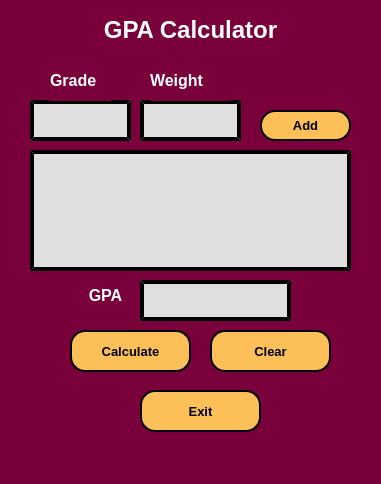
<?xml version="1.0" encoding="UTF-8"?>
<ui version="4.0">
 <class>MainWindow</class>
 <widget class="QMainWindow" name="MainWindow">
  <property name="geometry">
   <rect>
    <x>0</x>
    <y>0</y>
    <width>381</width>
    <height>484</height>
   </rect>
  </property>
  <property name="windowTitle">
   <string>Stock Market Calculator</string>
  </property>
  <property name="styleSheet">
   <string notr="true">background-color: rgb(122, 0, 60);</string>
  </property>
  <widget class="QWidget" name="centralwidget">
   <widget class="QLineEdit" name="lineEdit">
    <property name="geometry">
     <rect>
      <x>30</x>
      <y>100</y>
      <width>101</width>
      <height>41</height>
     </rect>
    </property>
    <property name="font">
     <font>
      <pointsize>10</pointsize>
     </font>
    </property>
    <property name="styleSheet">
     <string notr="true">background-color: rgb(223, 223, 223);
border-style: outset;
border-width: 4px;
border-color: black;
color: black;
padding: 4px;</string>
    </property>
    <property name="maxLength">
     <number>10</number>
    </property>
   </widget>
   <widget class="QLabel" name="label">
    <property name="geometry">
     <rect>
      <x>70</x>
      <y>10</y>
      <width>241</width>
      <height>41</height>
     </rect>
    </property>
    <property name="text">
     <string>&lt;html&gt;&lt;head/&gt;&lt;body&gt;&lt;p align=&quot;center&quot;&gt;&lt;span style=&quot; font-size:18pt; font-weight:600; color:#ffffff;&quot;&gt;GPA Calculator&lt;/span&gt;&lt;/p&gt;&lt;/body&gt;&lt;/html&gt;</string>
    </property>
   </widget>
   <widget class="QLineEdit" name="lineEdit_2">
    <property name="geometry">
     <rect>
      <x>140</x>
      <y>100</y>
      <width>101</width>
      <height>41</height>
     </rect>
    </property>
    <property name="font">
     <font>
      <pointsize>10</pointsize>
     </font>
    </property>
    <property name="styleSheet">
     <string notr="true">background-color: rgb(223, 223, 223);
border-style: outset;
border-width: 4px;
border-color: black;
color: black;
padding: 4px;</string>
    </property>
    <property name="maxLength">
     <number>10</number>
    </property>
   </widget>
   <widget class="QLabel" name="label_2">
    <property name="geometry">
     <rect>
      <x>150</x>
      <y>60</y>
      <width>81</width>
      <height>41</height>
     </rect>
    </property>
    <property name="font">
     <font>
      <pointsize>12</pointsize>
      <weight>75</weight>
      <bold>true</bold>
     </font>
    </property>
    <property name="text">
     <string>&lt;html&gt;&lt;head/&gt;&lt;body&gt;&lt;p&gt;&lt;span style=&quot; color:#ffffff;&quot;&gt;Weight&lt;/span&gt;&lt;/p&gt;&lt;/body&gt;&lt;/html&gt;</string>
    </property>
   </widget>
   <widget class="QLabel" name="label_3">
    <property name="geometry">
     <rect>
      <x>50</x>
      <y>60</y>
      <width>61</width>
      <height>41</height>
     </rect>
    </property>
    <property name="font">
     <font>
      <pointsize>12</pointsize>
      <weight>75</weight>
      <bold>true</bold>
     </font>
    </property>
    <property name="text">
     <string>&lt;html&gt;&lt;head/&gt;&lt;body&gt;&lt;p&gt;&lt;span style=&quot; color:#ffffff;&quot;&gt;Grade&lt;/span&gt;&lt;/p&gt;&lt;/body&gt;&lt;/html&gt;</string>
    </property>
   </widget>
   <widget class="QListWidget" name="listWidget">
    <property name="geometry">
     <rect>
      <x>30</x>
      <y>150</y>
      <width>321</width>
      <height>121</height>
     </rect>
    </property>
    <property name="styleSheet">
     <string notr="true">background-color: rgb(223, 223, 223);
border-style: outset;
border-width: 4px;
border-color: black;
color: black;
padding: 4px;</string>
    </property>
   </widget>
   <widget class="QPushButton" name="add_btn">
    <property name="geometry">
     <rect>
      <x>260</x>
      <y>110</y>
      <width>91</width>
      <height>31</height>
     </rect>
    </property>
    <property name="font">
     <font>
      <pointsize>10</pointsize>
      <weight>75</weight>
      <bold>true</bold>
     </font>
    </property>
    <property name="cursor">
     <cursorShape>PointingHandCursor</cursorShape>
    </property>
    <property name="styleSheet">
     <string notr="true">background-color: rgb(253, 191, 87);
height: 30px;
border-style: outset;
border-width: 2px;
border-radius: 15px;
border-color: black;
padding: 4px;</string>
    </property>
    <property name="text">
     <string>Add</string>
    </property>
    <property name="shortcut">
     <string>Return, Enter</string>
    </property>
   </widget>
   <widget class="QLabel" name="label_4">
    <property name="geometry">
     <rect>
      <x>80</x>
      <y>280</y>
      <width>51</width>
      <height>31</height>
     </rect>
    </property>
    <property name="font">
     <font>
      <pointsize>12</pointsize>
      <weight>75</weight>
      <bold>true</bold>
     </font>
    </property>
    <property name="text">
     <string>&lt;html&gt;&lt;head/&gt;&lt;body&gt;&lt;p align=&quot;center&quot;&gt;&lt;span style=&quot; color:#ffffff;&quot;&gt;GPA&lt;/span&gt;&lt;/p&gt;&lt;/body&gt;&lt;/html&gt;</string>
    </property>
   </widget>
   <widget class="QLineEdit" name="lineEdit_3">
    <property name="geometry">
     <rect>
      <x>140</x>
      <y>280</y>
      <width>151</width>
      <height>41</height>
     </rect>
    </property>
    <property name="font">
     <font>
      <pointsize>10</pointsize>
     </font>
    </property>
    <property name="styleSheet">
     <string notr="true">background-color: rgb(223, 223, 223);
border-style: outset;
border-width: 4px;
border-color: black;
color: black;
padding: 4px;</string>
    </property>
    <property name="maxLength">
     <number>100</number>
    </property>
    <property name="readOnly">
     <bool>true</bool>
    </property>
   </widget>
   <widget class="QPushButton" name="clear_btn">
    <property name="geometry">
     <rect>
      <x>210</x>
      <y>330</y>
      <width>121</width>
      <height>42</height>
     </rect>
    </property>
    <property name="font">
     <font>
      <pointsize>10</pointsize>
      <weight>75</weight>
      <bold>true</bold>
     </font>
    </property>
    <property name="cursor">
     <cursorShape>PointingHandCursor</cursorShape>
    </property>
    <property name="styleSheet">
     <string notr="true">background-color: rgb(253, 191, 87);
height: 30px;
border-style: outset;
border-width: 2px;
border-radius: 15px;
border-color: black;
padding: 4px;</string>
    </property>
    <property name="text">
     <string>Clear</string>
    </property>
    <property name="shortcut">
     <string>Return, Enter</string>
    </property>
   </widget>
   <widget class="QPushButton" name="go_btn">
    <property name="geometry">
     <rect>
      <x>70</x>
      <y>330</y>
      <width>121</width>
      <height>42</height>
     </rect>
    </property>
    <property name="font">
     <font>
      <pointsize>10</pointsize>
      <weight>75</weight>
      <bold>true</bold>
     </font>
    </property>
    <property name="cursor">
     <cursorShape>PointingHandCursor</cursorShape>
    </property>
    <property name="styleSheet">
     <string notr="true">background-color: rgb(253, 191, 87);
height: 30px;
border-style: outset;
border-width: 2px;
border-radius: 15px;
border-color: black;
padding: 4px;</string>
    </property>
    <property name="text">
     <string>Calculate</string>
    </property>
    <property name="shortcut">
     <string>Return, Enter</string>
    </property>
   </widget>
   <widget class="QPushButton" name="exit_btn">
    <property name="geometry">
     <rect>
      <x>140</x>
      <y>390</y>
      <width>121</width>
      <height>42</height>
     </rect>
    </property>
    <property name="font">
     <font>
      <pointsize>10</pointsize>
      <weight>75</weight>
      <bold>true</bold>
     </font>
    </property>
    <property name="cursor">
     <cursorShape>PointingHandCursor</cursorShape>
    </property>
    <property name="styleSheet">
     <string notr="true">background-color: rgb(253, 191, 87);
height: 30px;
border-style: outset;
border-width: 2px;
border-radius: 15px;
border-color: black;
padding: 4px;</string>
    </property>
    <property name="text">
     <string>Exit</string>
    </property>
    <property name="shortcut">
     <string>Esc</string>
    </property>
   </widget>
  </widget>
  <widget class="QStatusBar" name="statusbar"/>
 </widget>
 <resources/>
 <connections/>
</ui>
